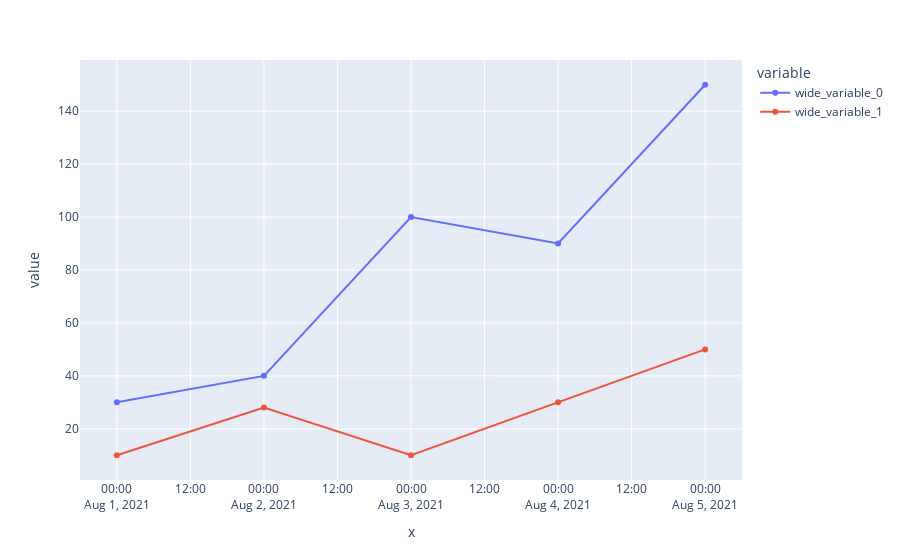

The code cell stored with this chart in its notebook:
### Code cell
fig = px.line(x=dt, y=[y1, y2], markers=True)
fig.update_traces()
fig.show()

### Figure 1 — Plotly figure (JSON) as saved in the notebook; plotly's stock layout.template omitted (floating-point values rounded to 4 significant figures)
{"data": [{"hovertemplate": "variable=wide_variable_0<br>x=%{x}<br>value=%{y}<extra></extra>", "legendgroup": "wide_variable_0", "line": {"color": "#636efa", "dash": "solid"}, "marker": {"symbol": "circle"}, "mode": "lines+markers", "name": "wide_variable_0", "orientation": "v", "showlegend": true, "type": "scatter", "x": ["2021-08-01", "2021-08-02", "2021-08-03", "2021-08-04", "2021-08-05"], "xaxis": "x", "y": [30, 40, 100, 90, 150], "yaxis": "y"}, {"hovertemplate": "variable=wide_variable_1<br>x=%{x}<br>value=%{y}<extra></extra>", "legendgroup": "wide_variable_1", "line": {"color": "#EF553B", "dash": "solid"}, "marker": {"symbol": "circle"}, "mode": "lines+markers", "name": "wide_variable_1", "orientation": "v", "showlegend": true, "type": "scatter", "x": ["2021-08-01", "2021-08-02", "2021-08-03", "2021-08-04", "2021-08-05"], "xaxis": "x", "y": [10, 28, 10, 30, 50], "yaxis": "y"}], "layout": {"autosize": true, "legend": {"title": {"text": "variable"}, "tracegroupgap": 0}, "margin": {"t": 60}, "xaxis": {"anchor": "y", "autorange": true, "domain": [0, 1], "range": ["2021-07-31 18:15:11.1663", "2021-08-05 05:44:48.8337"], "title": {"text": "x"}, "type": "date"}, "yaxis": {"anchor": "x", "autorange": true, "domain": [0, 1], "range": [-0.8399, 160.8], "title": {"text": "value"}, "type": "linear"}}}
